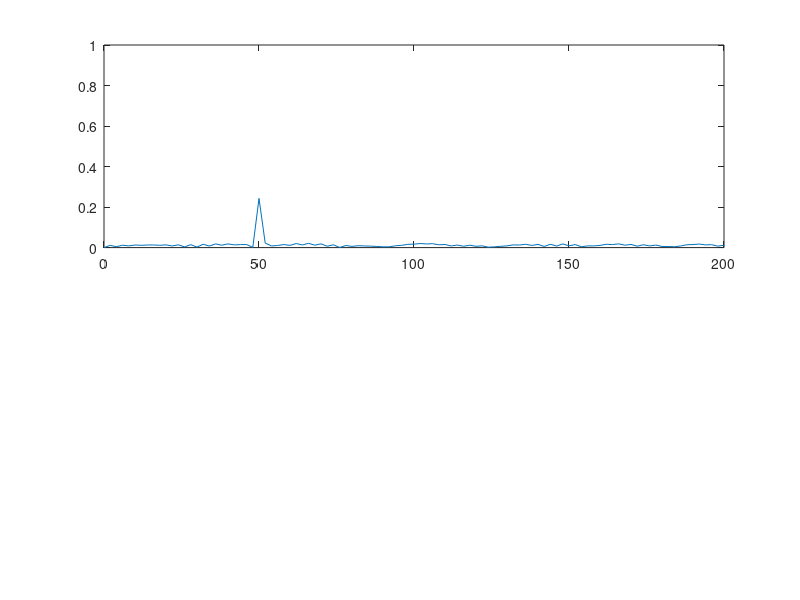
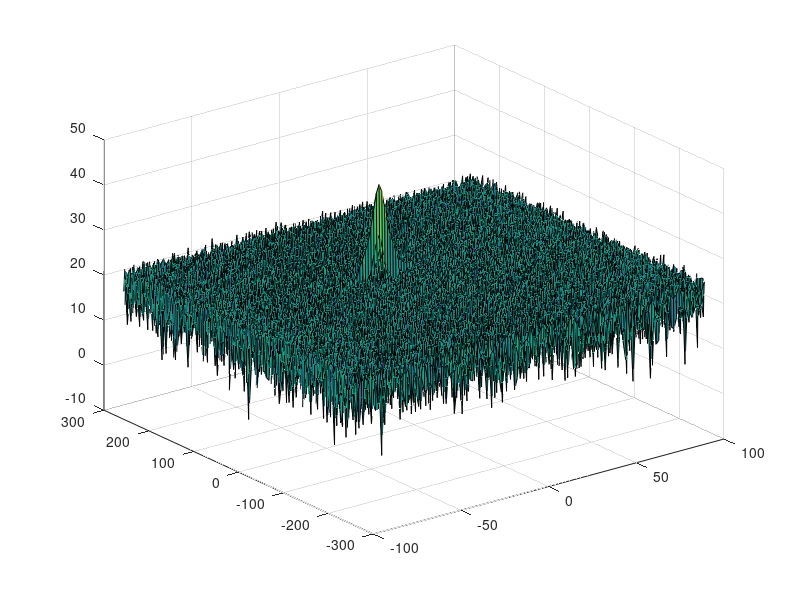
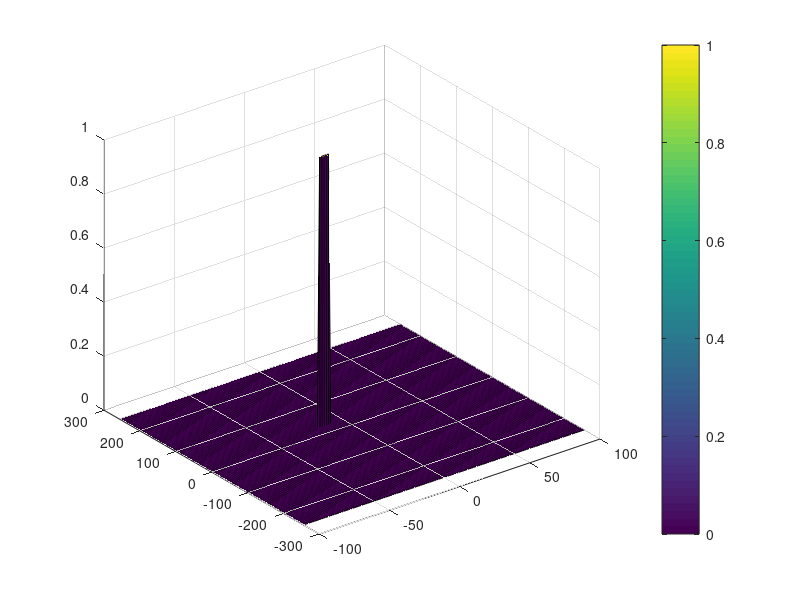

Write the MATLAB code that produced these figures, in order.
clear;
close all;
clc;

%% Radar Specifications 
%%%%%%%%%%%%%%%%%%%%%%%%%%%
% Radar Carrier Frequency
main_fc = 77e9;
% Radar Max RANGE
max_range = 200;
% Range Resolution
range_res = 1;
% Maximum Velocity
max_vel = 100;
%%%%%%%%%%%%%%%%%%%%%%%%%%%

% Speed of light
cel = 3e8;

%% User Defined Range and Velocity of target
% define the target's initial position and velocity. Note : Velocity
% remains constant
tgt_Pos = 50;
tgt_vel = -30;


%% FMCW Waveform Generation

%Design the FMCW waveform by giving the specs of each of its parameters.
% Calculate the Bandwidth (B), Chirp Time (Tchirp) and Slope (slope) of the FMCW
% chirp using the requirements above.
B = cel / (2 * range_res);
Tchirp = 5.5 * ((2 * max_range) / cel);
slope = B / Tchirp;
                                                         
%The number of chirps in one sequence. Its ideal to have 2^ value for the ease of running the FFT
%for Doppler Estimation. 
Nd=128;                   % #of doppler cells OR #of sent periods % number of chirps

%The number of samples on each chirp. 
Nr=1024;                  %for length of time OR # of range cells

% Timestamp for running the displacement scenario for every sample on each
% chirp
t=linspace(0,Nd*Tchirp,Nr*Nd); %total time for samples

%Creating the vectors for Tx, Rx and Mix based on the total samples input.
Tx=zeros(1,length(t)); %t_cell_rangeansmitted signal
Rx=zeros(1,length(t)); %received signal
Mix = zeros(1,length(t)); %beat signal

%Similar vectors for range_covered and time delay.
r_t=zeros(1,length(t));
td =zeros(1,length(t));


%% Signal generation and Moving Target simulation
% Running the radar scenario over the time. 
for i=1:length(t)         
    %For each time stamp update the Range of the Target for constant velocity. 
    timestamp = (tgt_Pos + (t(i) * tgt_vel)) / cel;

    %For each time sample we need update the t_cell_rangeansmitted and
    %received signal. 
    Tx(i) = cos(2 * pi * ((main_fc * t(i)) + (slope * t(i)^2) / 2));
    tmp = (t(i) - timestamp);
    Rx(i) = cos(2 * pi * ((main_fc * tmp) + (slope * tmp^2) / 2));
    
    %Now by mixing the t_cell_rangeansmit and Receive generate the beat signal
    %This is done by element wise mat_cell_rangeix multiplication of t_cell_rangeansmit and
    %Receiver Signal
    Mix(i) = Rx(i) * Tx(i);
end

%% RANGE MEASUREMENT

%reshape the vector into Nr*Nd array. Nr and Nd here would also define the size of
%Range and Doppler FFT respectively.
beat = reshape(Mix, [Nr, Nd]);

%run the FFT on the beat signal along the range bins dimension (Nr) and
%normalize.
beat_fft = fft(beat) / Nr;

% Take the absolute value of FFT output
abs_beat_fft = abs(beat_fft);

% Output of FFT is double sided signal, but we are interested in only one side of the spect_cell_rangeum.
% Hence we throw out half of the samples.
side_fft = abs_beat_fft(1 : Nr / 2);

%plotting the range
figure ('Name','Range from First FFT')
subplot(2,1,1)

% plot FFT output 
f = Nr / length(side_fft) ;
plot(f * (0 : (Nr / 2 - 1)), side_fft);
axis ([0 200 0 1]);



%% RANGE DOPPLER RESPONSE
% The 2D FFT implementation is already provided here. This will run a 2DFFT
% on the mixed signal (beat signal) output and generate a range doppler
% map.You will implement CFAR on the generated RDM


% Range Doppler Map Generation.

% The output of the 2D FFT is an image that has reponse in the range and
% doppler FFT bins. So, it is important to convert the axis from bin sizes
% to range and doppler based on their Max values.

Mix=reshape(Mix,[Nr,Nd]);

% 2D FFT using the FFT size for both dimensions.
sig_fft2 = fft2(Mix,Nr,Nd);

% Taking just one side of signal from Range dimension.
sig_fft2 = sig_fft2(1:Nr/2,1:Nd);
sig_fft2 = fftshift (sig_fft2);
RDM = abs(sig_fft2);
RDM = 10*log10(RDM) ;

%use the surf function to plot the output of 2DFFT and to show axis in both
%dimensions
doppler_axis = linspace(-100,100,Nd);
range_axis = linspace(-200,200,Nr/2)*((Nr/2)/400);
figure,surf(doppler_axis,range_axis,RDM);

%% CFAR implementation

%Slide Window through the complete Range Doppler Map

%Select the number of t_cell_rangeaining Cells in both the dimensions.
t_cell_range = 8;    % For Range Axis
t_cell_doppler = 2;  % For Doppler Axis

%Select the number of Guard Cells in both dimensions around the Cell under 
%test (CUT) for accurate estimation
g_cell_range = 2;   % For Range Axis
g_cell_doppler = 1;  % For Doppler Axis

% offset the threshold by SNR value in dB
% After tests, iffset of 10 keep the nois and 12 keep a secondary match 
offset = 14;

%Create a vector to store noise_level for each iteration on t_cell_rangeaining cells
noise_level = zeros(1,1);

tot_guard_cells = (2 * g_cell_range + 1) * (2 * g_cell_doppler + 1) -1;
tot_training_cells = (2 * t_cell_range + 2 * g_cell_range + 1) * (2 * t_cell_doppler + 2 * g_cell_doppler + 1) - (tot_guard_cells + 1);

%design a loop such that it slides the CUT across range doppler map by
%giving margins at the edges for t_cell_rangeaining and Guard Cells.
%For every iteration sum the signal level within all the t_cell_rangeaining
%cells. To sum convert the value from logarithmic to linear using db2pow
%function. Average the summed values for all of the t_cell_rangeaining
%cells used. After averaging convert it back to logarithimic using pow2db.
%Further add the offset to it to determine the threshold. Next, compare the
%signal under CUT with this threshold. If the CUT level > threshold assign
%it a value of 1, else equate it to 0.

CFAR = zeros(size(RDM));
% Use RDM[x,y] as the mat_cell_rangeix from the output of 2D FFT for implementing
% CFAR

% Set window offsets as NESW from cent_cell_rangeal pixel
offset_h = t_cell_range + g_cell_range;
offset_w = t_cell_doppler + g_cell_doppler;

% creating position vector of pixels to process by eliminating window
% offset
range_vector = offset_h + 1 : Nr/2 - offset_h;
doppler_vector = offset_w + 1 : Nd - offset_w;

for range_idx = range_vector
    for doppler_idx = offset_w + 1 : Nd - offset_w
        % Get sliding window around evaluated pixel
        window = RDM(range_idx - offset_h : range_idx + offset_h, ...
                       doppler_idx - offset_w : doppler_idx + offset_w);

        % As the window contains guard cells and evaluated cell, we set
        % them to 0 to not influence threshold evaluation
        window(range_idx - g_cell_range : range_idx + g_cell_range, ...
                 doppler_idx - g_cell_doppler : doppler_idx + g_cell_doppler) = 0;

        % For every iteration sum the signal level within all the training 
        % cells. To sum convert the value from logarithmic to linear using
        % db2pow function.
        window = sum(db2pow(window));

        %nAverage the summed values for all of the training cells used. 
        % After averaging convert it back to logarithmic using pow2db.
        % Revert average power to decibels
        window = pow2db(window / tot_training_cells);

        % Add the offset to determine the SNR threshold
        threshold = window + offset;

        % Apply the threshold to the CUT
        if RDM(range_idx, doppler_idx) > threshold
            CFAR(range_idx, doppler_idx) = 1;
        end
    end
end

%display the CFAR output using the Surf function like we did for Range
%Doppler Response output.
figure,surf(doppler_axis,range_axis,CFAR);
colorbar;


 
 